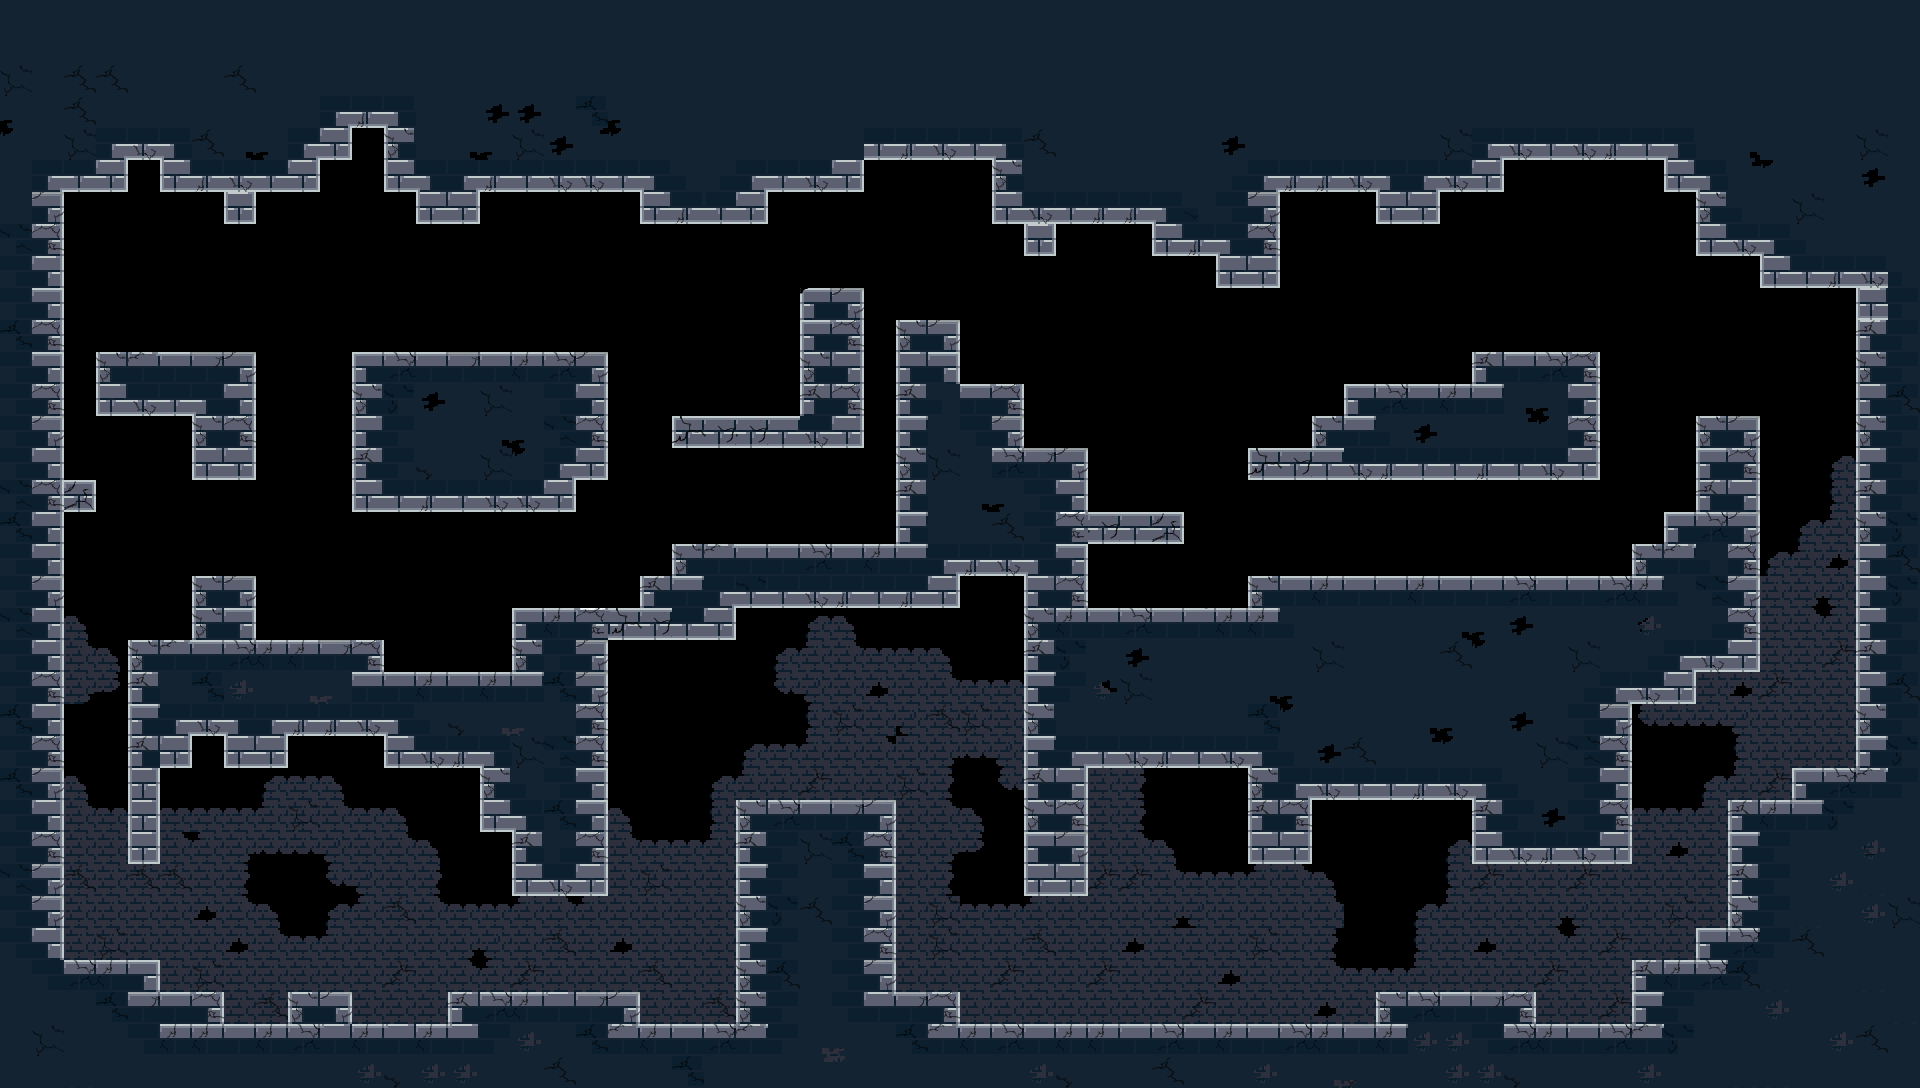

Tiled map render using the project's own tile images. Description and the map definition, with tile-layer contents summarised, below:
An orthogonal 60x34 tile map with 32x32 px tiles, 2 tile layers (Background, Decoration), 2 hidden layers not drawn, 4 tilesets.

<map version="1.2" tiledversion="1.3.1" orientation="orthogonal" renderorder="right-down" compressionlevel="0" width="60" height="34" tilewidth="32" tileheight="32" infinite="0" nextlayerid="36" nextobjectid="1">
 <tileset firstgid="1" source="new.tsx" />
 <tileset firstgid="111" source="entrepot.tsx" />
 <tileset firstgid="2091" source="pkpas.tsx" />
 <tileset firstgid="2406" source="pkpasbroken.tsx" />
 <layer id="31" name="Background" width="60" height="34">
  <data>[2040 cells, 704 non-empty, 54 distinct tile ids]</data>
 </layer>
 <layer id="32" name="Block_parkour" width="60" height="34" visible="0">
  <data>[2040 cells, 1093 non-empty, 12 distinct tile ids]</data>
 </layer>
 <layer id="33" name="Decoration" width="60" height="34">
  <data>[2040 cells, 1111 non-empty, 109 distinct tile ids]</data>
 </layer>
 <layer id="35" name="Decoration1" width="60" height="34" visible="0">
  <data>[2040 cells, 12 non-empty, 8 distinct tile ids]</data>
 </layer>
</map>